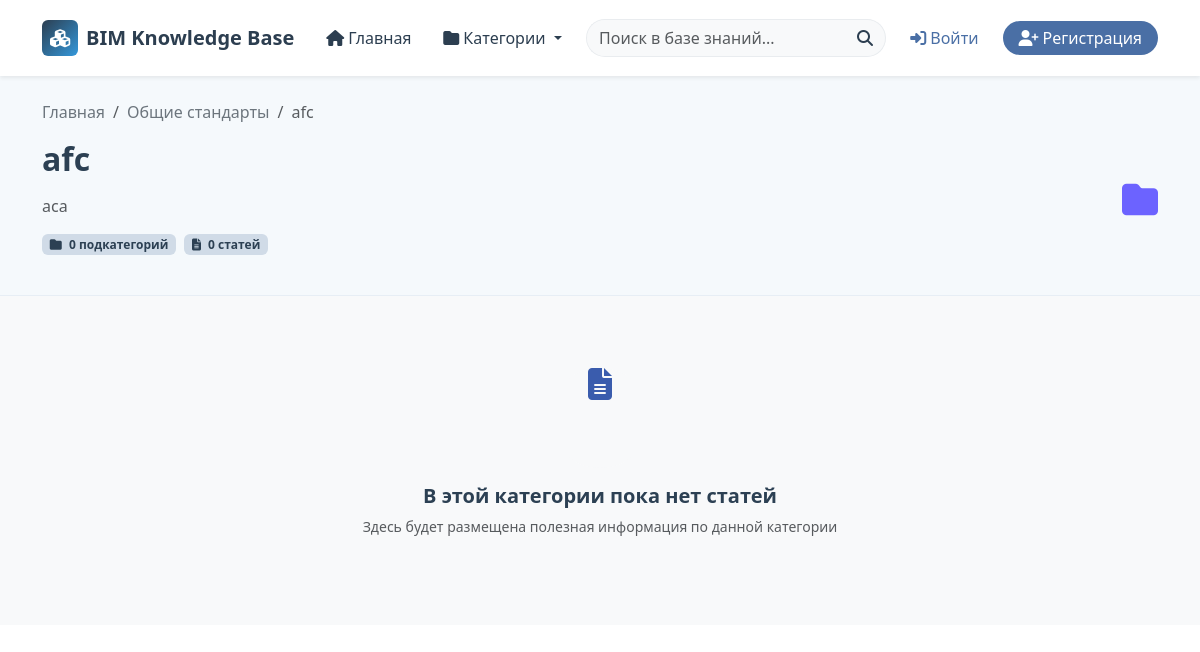
/category/18/, run on the app's committed database.
### articles/models.py (models this page shows, shortened)
class Category(models.Model):
    name = models.CharField(max_length=200)
    parent = models.ForeignKey('self', on_delete=models.SET_NULL, null=True, blank=True, related_name='subcategories')
    description = models.TextField(blank=True)
    class Meta:
        verbose_name_plural = "Categories"
    def get_absolute_url(self):
        return reverse("category_detail", kwargs={"pk": self.pk})

### articles/views.py (the view)
# urls.py: path('category/<int:pk>/', views.CategoryDetailView.as_view(), name='category_detail'),
class CategoryDetailView(DetailView):
    model = Category
    template_name = "articles/category_detail.html"
    context_object_name = "category"
    def get_context_data(self, **kwargs):
        context = super().get_context_data(**kwargs)
        category = self.object
        context['subcategories'] = category.subcategories.all()
        context['articles'] = category.articles.all()
        return context

### articles/context_proccessors.py (called while the page is built)
def navbar_context(request):
    return{
        "menu": Category.objects.filter(parent=None),
    }

### articles/templates/articles/category_detail.html (shortened to what this page needs)
{% extends 'base.html' %}
{% load static %}
{% block content %}
<section class="category-header py-4">
  <div class="container">
    <nav aria-label="breadcrumb">
      <ol class="breadcrumb mb-3">
        <li class="breadcrumb-item"><a href="{% url 'home' %}" class="text-decoration-none text-secondary">Главная</a></li>
        {% if category.parent %}
          <li class="breadcrumb-item"><a href="{{ category.parent.get_absolute_url }}" class="text-decoration-none text-secondary">{{ category.parent.name }}</a></li>
        {% endif %}
        <li class="breadcrumb-item active" aria-current="page">{{ category.name }}</li>
      </ol>
    </nav>
    <div class="row align-items-center">
      <div class="col-lg-9">
        <h1 class="h2 fw-bold mb-2">{{ category.name }}</h1>
        <p class="text-muted">{{ category.description }}</p>
        <div class="d-flex flex-wrap mt-3 mb-3 gap-2">
          <span class="badge bg-light text-primary">
            <i class="fas fa-folder me-1"></i> {% if subcategories %}{{ subcategories|length }}{% else %}0{% endif %} подкатегорий
          </span>
          <span class="badge bg-light text-success">
            <i class="fas fa-file-alt me-1"></i> {{ articles|length }} статей
          </span>
        </div>
      </div>
      <div class="col-lg-3 d-none d-lg-block text-end">
        <div class="category-icon-wrapper">
          <i class="fas fa-{{ category.icon|default:'folder' }} category-icon"></i>
        </div>
      </div>
    </div>
  </div>
</section>
{% if articles %}
<section class="articles-section py-4">
  <div class="container">
    <h2 class="h4 fw-bold mb-3">
      <i class="fas fa-file-alt me-2 text-primary"></i>Статьи в категории
    </h2>
    <div class="section-divider bg-primary mb-4"></div>
    <div class="row g-3">
      {% for article in articles %}
      <div class="col-md-6">
        <div class="article-card h-100 p-3 border rounded hover-shadow">
          <div class="d-flex flex-column h-100">
            <h3 class="h5 mb-2">
              <a href="{{ article.get_absolute_url }}" class="text-decoration-none text-dark">{{ article.title }}</a>
            </h3>
            <p class="text-muted small mb-3 flex-grow-1">{{ article.snippet|truncatechars:120 }}</p>
            <div class="d-flex justify-content-between align-items-center mt-auto">
              <div class="article-meta text-muted small">
                <span>{{ article.created_date|date:"d.m.Y" }}</span>
                {% if article.category.id != category.id %}
                <span class="ms-2">
                  <i class="fas fa-folder me-1 text-primary"></i>
                  <a href="{{ article.category.get_absolute_url }}" class="text-decoration-none">{{ article.category.name }}</a>
                </span>
                {% endif %}
              </div>
              <div class="d-flex align-items-center gap-2">
                {% if user.is_authenticated and user.is_staff %}
                <a href="{% url 'article_edit' article.pk %}" class="btn btn-sm btn-link text-primary p-0" title="Редактировать">
                  <i class="fas fa-edit"></i>
                </a>
                {% endif %}
                <a href="{{ article.get_absolute_url }}" class="btn btn-sm btn-outline-primary">
                  Читать
                </a>
              </div>
            </div>
          </div>
        </div>
      </div>
      {% endfor %}
    </div>
    {% if articles|length > 6 %}
    <div class="text-center mt-4">
      <button class="btn btn-outline-primary btn-sm px-3" type="button" data-bs-toggle="collapse" data-bs-target="#moreArticles" aria-expanded="false">
        <i class="fas fa-chevron-down me-1"></i> Показать все статьи
      </button>
    </div>
    {% endif %}
    {% if user.is_authenticated and user.is_staff %}
    <div class="text-center mt-4">
      <a href="{% url 'article_create' category.id %}" class="btn btn-primary">
        <i class="fas fa-plus-circle me-1"></i> Добавить статью
      </a>
    </div>
    {% endif %}
  </div>
</section>
{% else %}
<section class="py-4 bg-light">
  <div class="container">
    <div class="text-center empty-state py-5">
      <div class="empty-state-icon bg-light text-primary rounded-circle mb-3 d-inline-block">
        <i class="fas fa-file-alt fa-2x"></i>
      </div>
      <h3 class="h5 fw-bold mb-2">В этой категории пока нет статей</h3>
      <p class="text-muted small mb-3">Здесь будет размещена полезная информация по данной категории</p>
    </div>
  </div>
</section>
{% endif %}
{% endblock %}

### static/css/main.css (style rules this page uses)
:root { --primary-color: #2070b0; --secondary-color: #34495e; --accent-color: #3498db; --light-bg: #f5f9fc; --border-color: #e1e8ed; --text-primary: #333333; --text-secondary: #666666; }
body { color: var(--text-primary); }
a { color: var(--primary-color); text-decoration: none; transition: color 0.3s ease; }
.breadcrumb { background-color: transparent; }
.category-icon { font-size: 36px; color: #6c63ff; margin-bottom: 10px; }
.text-primary { color: #3a5cad !important; }
.empty-state-icon { display: inline-block; width: 100px; height: 100px; display: flex; align-items: center; justify-content: center; }

### articles/templates/articles/category_detail.html (style rules this page uses)
:root { --primary-color: #4a6fa5; --secondary-color: #6b8cae; --accent-color: #88a2bc; --light-accent: #d0dbe7; --dark-accent: #2c4053; --gradient-start: #4a6fa5; --gradient-end: #88a2bc; --card-bg:rgb(255, 255, 255); --section-bg-1: #f5f9fc; --section-bg-2: rgba(237, 231, 218, 0.5); --hover-shadow: rgba(194, 191, 179, 0.15); --border-color: rgba(174, 195, 216, 0.2); --text-primary: #2c4053; --text-secondary: #5b7a9a; --text-muted: #8096ab; }
.category-header { background-color: var(--section-bg-1); border-bottom: 1px solid var(--border-color); }
.badge.bg-light { background-color: var(--light-accent) !important; color: var(--dark-accent) !important; }

### data on the page
Category: parent.name "Общие стандарты", name "afc", description "aca"

### other printed values
{{ articles|length }} "0"
